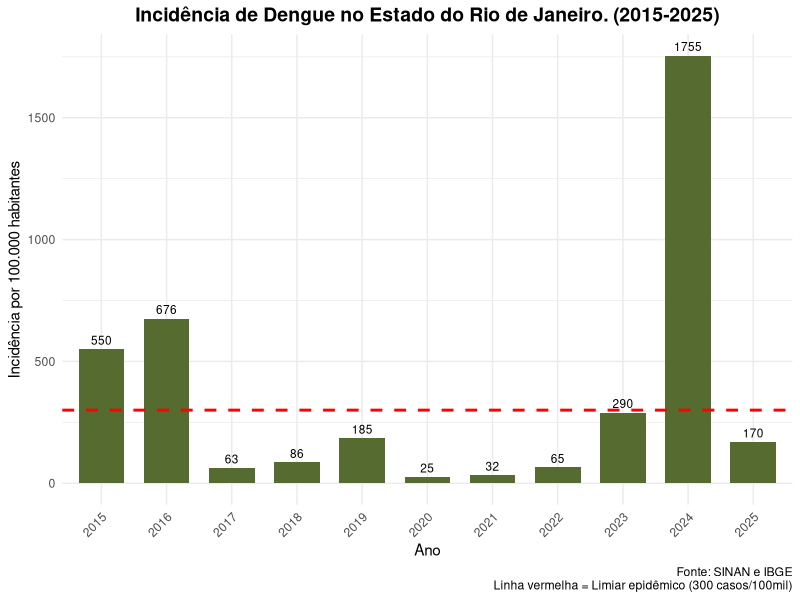

Reproduce this figure in R.
library(dplyr)
library(ggplot2)


populacao_estado <- data.frame(
  NU_ANO = c(2015, 2016, 2017, 2018, 2019, 2020, 2021, 2022, 2023, 2024, 2025),
  POP_TOTAL = c( 16974000, 17043727, 17100398, 17148943, 17193919, 17222305, 
                17220455, 17211760, 17213813, 17219679, 17223547)
)

print(populacao_estado)

dados <- read.csv("pop_populacao_ripsa202417797544416.csv")
dados_casos <- read.csv("dados_rj_filtrado2.csv")

# Somar casos de todos os municípios por ano

casos_estado <- dados_casos %>%
  group_by(NU_ANO) %>%
  summarise(CASOS_TOTAL = sum(CASOS, na.rm = TRUE), .groups = 'drop')

  print(casos_estado)


incidencia_estado <- casos_estado %>%
  left_join(populacao_estado, by = "NU_ANO") %>%
  mutate(
    INCIDENCIA = (CASOS_TOTAL / POP_TOTAL) * 100000,
    INCIDENCIA = round(INCIDENCIA, 1)
  ) %>%
  arrange(NU_ANO)
  
print(incidencia_estado)

write.csv(incidencia_estado, "incidencia_ano_estado_barras.csv", row.names = FALSE)



##-------- grafico

ggplot(incidencia_estado, aes(x = factor(NU_ANO), y = INCIDENCIA)) +
  geom_bar(stat = "identity", fill = "#556B2F", width = 0.7) +
  geom_hline(yintercept = 300, linetype = "dashed", color = "red", size = 1) +
  geom_text(aes(label = round(INCIDENCIA, 0)), vjust = -0.5, size = 3) +
  labs(
    title = "Incidência de Dengue no Estado do Rio de Janeiro. (2015-2025)",
    x = "Ano",
    y = "Incidência por 100.000 habitantes",
    caption = "Fonte: SINAN e IBGE\nLinha vermelha = Limiar epidêmico (300 casos/100mil)"
  ) +
  theme_minimal() +
  theme(
    plot.title = element_text(hjust = 0.5, face = "bold", size = 14),
    axis.text.x = element_text(angle = 45, hjust = 1)
  )
